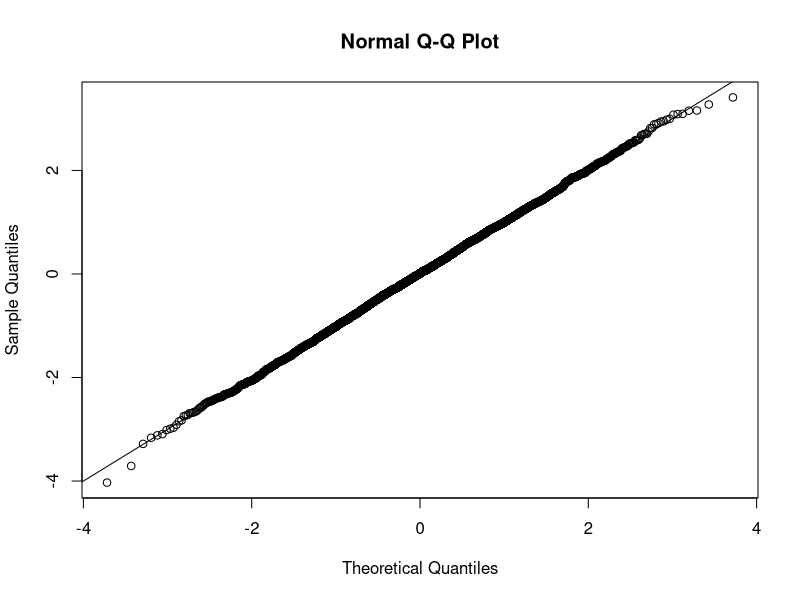
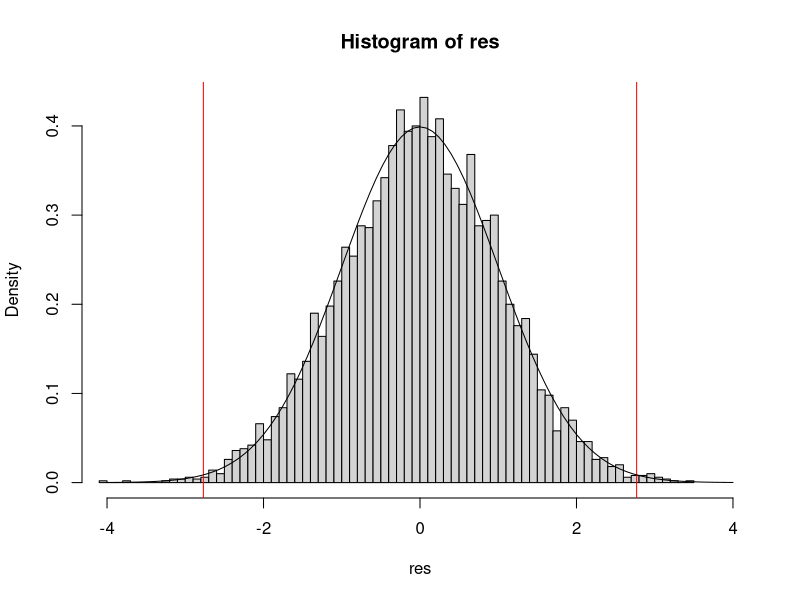
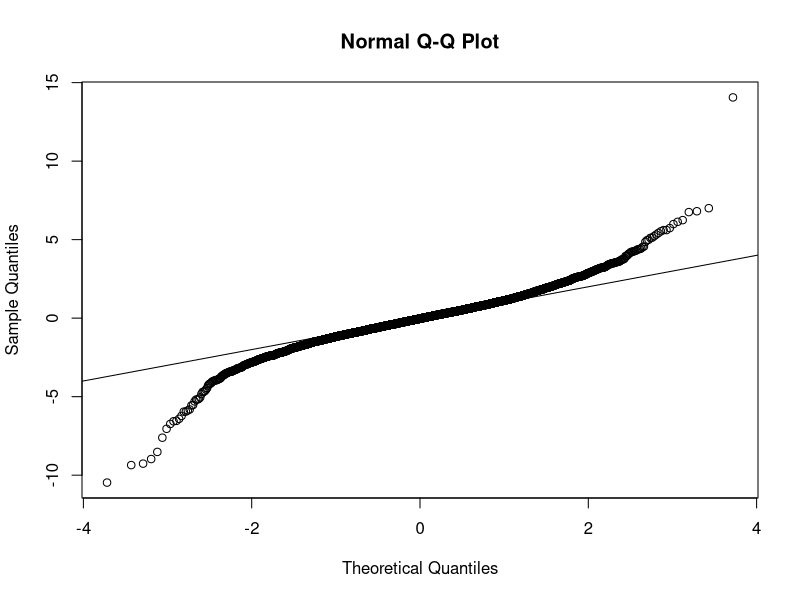
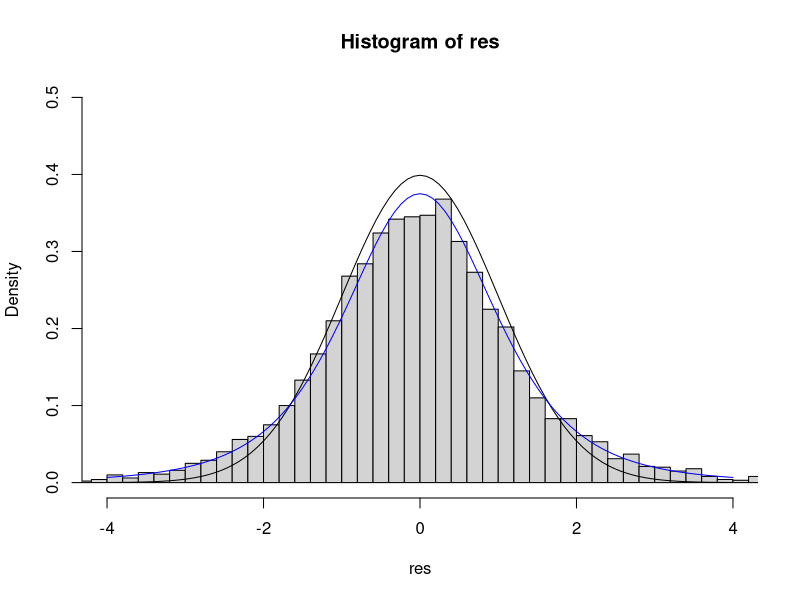
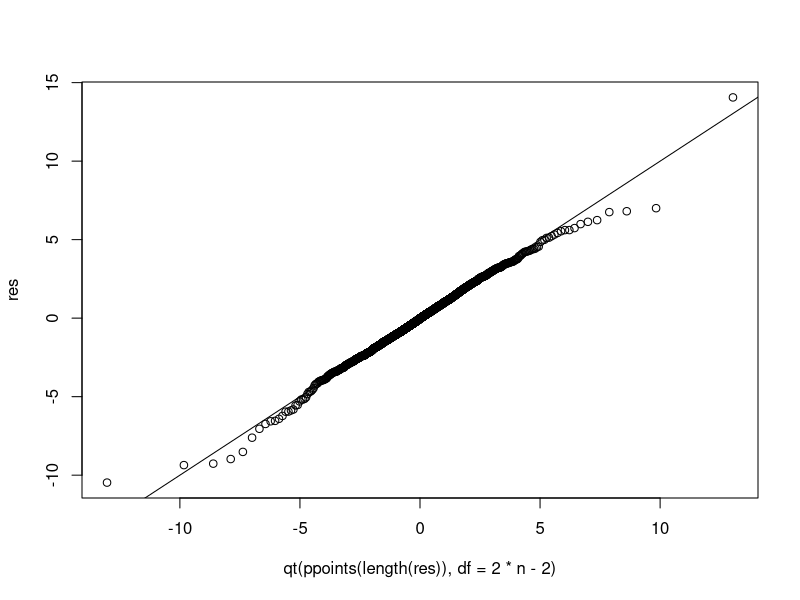
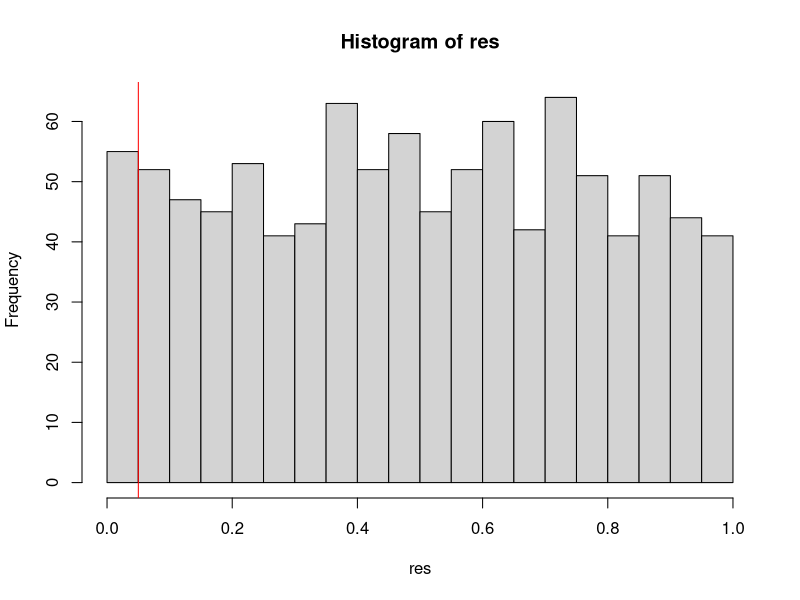
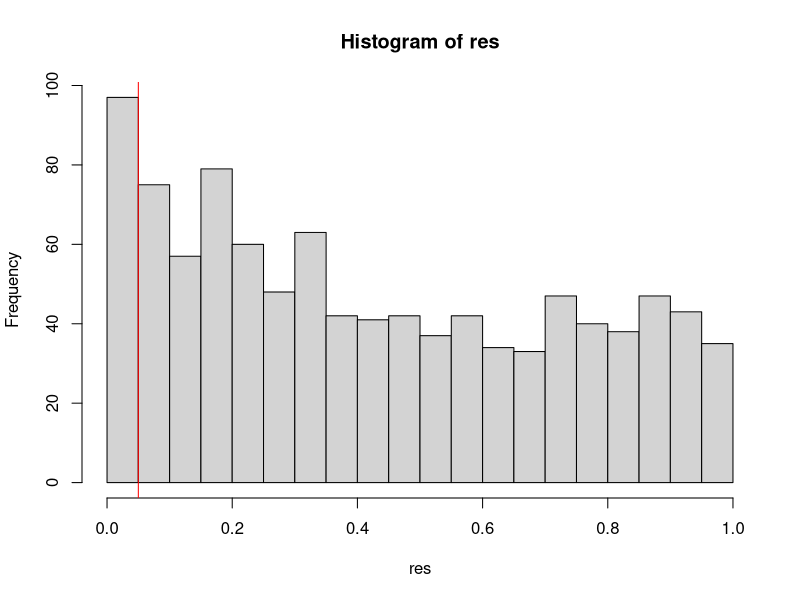
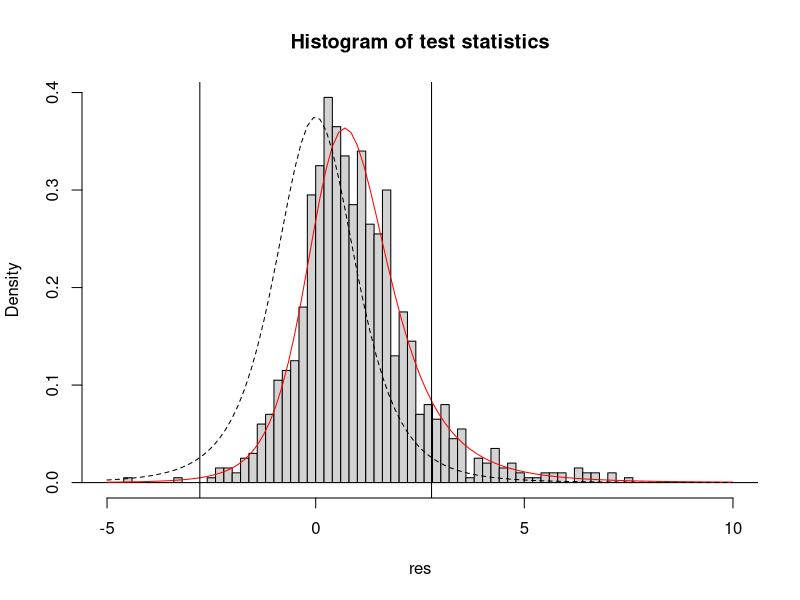

Generate these figures, in order, with R:
## ---- chunk 1
set.seed(1)
mu_x = 38
mu_y = 36
n = 30

x = rnorm(n, mu_x, 3)
y =  rnorm(n, mu_y, 3)

z = (mean(x) - mean(y)) / sqrt(var(x)/length(x) + var(y)/length(y))
2*pnorm(abs(z), lower.tail=FALSE)
## ---- chunk 2
set.seed(1)
n = 30
res = replicate(5000, {
  mu_x = 36
  mu_y = 36
  x = rnorm(n, mu_x, 3)
  y =  rnorm(n, mu_y, 3)
  (mean(x) - mean(y)) / sqrt(var(x)/length(x) + var(y)/length(y))
})
qqnorm(res)
abline(0,1)

hist(res, freq=F, breaks=100, xlim=c(-4,4))
abline(v=z, col="red")
abline(v=-z, col="red")
curve(dnorm(x), add=TRUE)

mean(res >= abs(z)) + mean(res <= -abs(z))
## ---- chunk 3
(mean(x) - mean(y)) - qnorm(1-.05/2) * sqrt(var(x)/length(x) + var(y)/length(y))
(mean(x) - mean(y)) + qnorm(1-.05/2) * sqrt(var(x)/length(x) + var(y)/length(y))
## ---- chunk 4
set.seed(1)
n = 3
mu_x = 38
mu_y = 36
x = rnorm(n, mu_x, 3)
y =  rnorm(n, mu_y, 3)

res = replicate(5000, {
  mu_x = 36
  mu_y = 36
  x = rnorm(n, mu_x, 3)
  y =  rnorm(n, mu_y, 3)
  (mean(x) - mean(y)) / sqrt(var(x)/length(x) + var(y)/length(y))
})
qqnorm(res)
abline(0,1)

hist(res, freq=F, breaks=100, xlim=c(-4,4), ylim=c(0, 0.5))
curve(dnorm(x), add=TRUE)
curve(dt(x, df=2*n-2), col="blue", add=TRUE)

qqplot(qt(ppoints(length(res)), df=2*n-2), res)
abline(0,1)
## ---- chunk 5
t.test(x, y, var.equal=TRUE)
t = t.test(x, y, var.equal=TRUE)$statistic
df = t.test(x, y, var.equal=TRUE)$parameter
2*pt(abs(t), df=df, lower.tail=FALSE)
## ---- chunk 6
set.seed(1)
n = 3
res = replicate(1000, {
  mu_x = 36
  mu_y = 36
  x = rnorm(n, mu_x, 3)
  y =  rnorm(n, mu_y, 3)
  t.test(x, y, var.equal=TRUE)$p.value
})
hist(res, breaks=20)
abline(v=0.05, col="red")
mean(res < 0.05)
## ---- chunk 7
set.seed(1)
n = 3
res = replicate(1000, {
  mu_x = 38
  mu_y = 36
  x = rnorm(n, mu_x, 3)
  y =  rnorm(n, mu_y, 3)
  t.test(x, y, var.equal=TRUE)$p.value
})
hist(res, breaks=20)
abline(v=0.05, col="red")
mean(res < 0.05)
mean(res < 0.1)
mean(res < 0.001)
## ---- chunk 8
set.seed(1)
res = replicate(1000, {
  mu_x = 38
  mu_y = 36
  x = rnorm(n, mu_x, 3)
  y = rnorm(n, mu_y, 3)
  t.test(x, y, var.equal=TRUE)$stat
})
hist(res, breaks=100, freq=FALSE, main="Histogram of test statistics", xlim=c(-5,10))
lambda = (38-36) / (3 * sqrt(2/n))
curve(dt(x, ncp=lambda, df=2*n-2), col="red", add=TRUE)
curve(dt(x, ncp=0, df=2*n-2), add=TRUE, lty=2)
cut = qt(1-0.05/2, df=2*n-2)
abline(v=-cut)
abline(v=cut)
pt(-cut, ncp=lambda, df=2*n-2) + pt(cut, ncp=lambda, df=2*n-2, lower.tail=FALSE)
## ---- chunk 9
library(pwr)
pwr.t.test(d=(38-36)/3, n=3, type="two.sample", alternative="two.sided")
## ---- chunk 10
set.seed(1)
n = 1e5
mu_x = 38
mu_y = 37.9
x = rnorm(n, mu_x, 3)
y = rnorm(n, mu_y, 3)
boxplot(x, y)
t.test(x, y, var.equal=TRUE)
## ---- chunk 11
pvals = c(0.001, 0.005, 0.01, 0.02, 0.04, 0.2, 0.5, 0.9)
p.adjust(pvals, method="bonferroni")
p.adjust(pvals, method="bonferroni") < 0.05
## ---- chunk 12
plot(1:length(pvals), sort(pvals))
abline(0, 0.05/length(pvals))
p.adjust(pvals, method="fdr")
p.adjust(pvals, method="fdr") < 0.05
